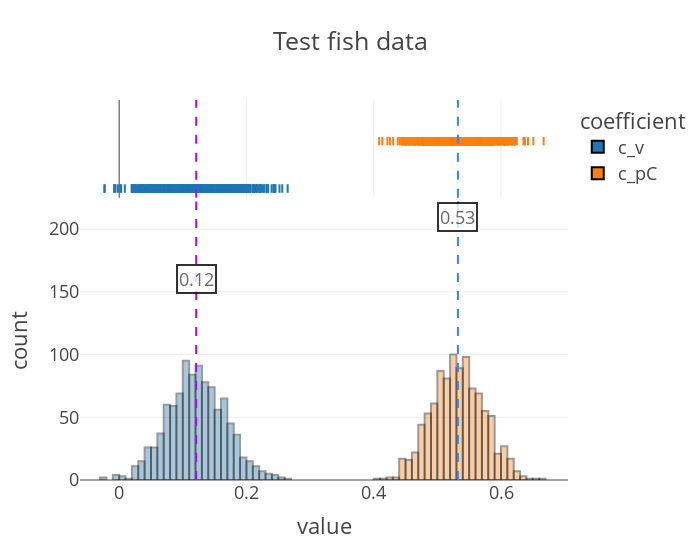

Notebook code for this chart:
### Code cell
# plot the inferred posterior distributions of the coefficients
# Note that the model infers that the random foragers have
# near-zero coefficients for food trace and proximity score.
# The non-zero coefficient for visibility is consistent with the
# fact that the random foragers are mostly likely to move to nearby
# locations (higher visibility score) compared to farther locations.
ftk.plot_coefs(
    samples_test, "Test fish data", nbins=120, ann_start_y=160, ann_break_y=50
)

### Figure 1 — Plotly figure (JSON) as saved in the notebook; plotly's stock layout.template omitted (floating-point values rounded to 4 significant figures; data arrays with more than 128 entries replaced by an {"elided": "..."} marker saying what was removed)
{"data": [{"alignmentgroup": "True", "bingroup": "x", "hovertemplate": "coefficient=c_v<br>value=%{x}<br>count=%{y}<extra></extra>", "legendgroup": "c_v", "marker": {"color": "#1F77B4", "line": {"color": "Black", "width": 2}, "opacity": 0.4, "pattern": {"shape": ""}}, "name": "c_v", "nbinsx": 120, "offsetgroup": "c_v", "orientation": "v", "showlegend": true, "type": "histogram", "x": {"elided": "1000 float values"}, "xaxis": "x", "yaxis": "y"}, {"alignmentgroup": "True", "boxpoints": "all", "fillcolor": "rgba(255,255,255,0)", "hoveron": "points", "hovertemplate": "coefficient=c_v<br>value=%{x}<extra></extra>", "jitter": 0, "legendgroup": "c_v", "line": {"color": "rgba(255,255,255,0)"}, "marker": {"color": "#1F77B4", "line": {"color": "Black", "width": 2}, "symbol": "line-ns-open"}, "name": "c_v", "offsetgroup": "c_v", "showlegend": false, "type": "box", "x": {"elided": "1000 float values"}, "xaxis": "x2", "yaxis": "y2"}, {"alignmentgroup": "True", "bingroup": "x", "hovertemplate": "coefficient=c_pC<br>value=%{x}<br>count=%{y}<extra></extra>", "legendgroup": "c_pC", "marker": {"color": "#FF7F0E", "line": {"color": "Black", "width": 2}, "opacity": 0.4, "pattern": {"shape": ""}}, "name": "c_pC", "nbinsx": 120, "offsetgroup": "c_pC", "orientation": "v", "showlegend": true, "type": "histogram", "x": {"elided": "1000 float values"}, "xaxis": "x", "yaxis": "y"}, {"alignmentgroup": "True", "boxpoints": "all", "fillcolor": "rgba(255,255,255,0)", "hoveron": "points", "hovertemplate": "coefficient=c_pC<br>value=%{x}<extra></extra>", "jitter": 0, "legendgroup": "c_pC", "line": {"color": "rgba(255,255,255,0)"}, "marker": {"color": "#FF7F0E", "line": {"color": "Black", "width": 2}, "symbol": "line-ns-open"}, "name": "c_pC", "offsetgroup": "c_pC", "showlegend": false, "type": "box", "x": {"elided": "1000 float values"}, "xaxis": "x2", "yaxis": "y2"}], "layout": {"annotations": [{"bgcolor": "white", "bordercolor": "black", "borderwidth": 2, "opacity": 0.8, "showarrow": false, "text": "0.12", "x": 0.121, "y": 160}, {"bgcolor": "white", "bordercolor": "black", "borderwidth": 2, "opacity": 0.8, "showarrow": false, "text": "0.53", "x": 0.5323, "y": 210}], "barmode": "overlay", "legend": {"title": {"text": "coefficient"}, "tracegroupgap": 0}, "shapes": [{"line": {"color": "#AA0DFE", "dash": "dash"}, "name": "Median (0.12101088464260101)", "type": "line", "x0": 0.121, "x1": 0.121, "xref": "x", "y0": 0, "y1": 1, "yref": "y domain"}, {"line": {"color": "#AA0DFE", "dash": "dash"}, "name": "Median (0.12101088464260101)", "type": "line", "x0": 0.121, "x1": 0.121, "xref": "x2", "y0": 0, "y1": 1, "yref": "y2 domain"}, {"line": {"color": "#3283FE", "dash": "dash"}, "name": "Median (0.5322875380516052)", "type": "line", "x0": 0.5323, "x1": 0.5323, "xref": "x", "y0": 0, "y1": 1, "yref": "y domain"}, {"line": {"color": "#3283FE", "dash": "dash"}, "name": "Median (0.5322875380516052)", "type": "line", "x0": 0.5323, "x1": 0.5323, "xref": "x2", "y0": 0, "y1": 1, "yref": "y2 domain"}], "title": {"text": "Test fish data"}, "width": 700, "xaxis": {"anchor": "y", "domain": [0, 1], "title": {"text": "value"}}, "xaxis2": {"anchor": "y2", "domain": [0, 1], "matches": "x", "showgrid": true, "showticklabels": false}, "yaxis": {"anchor": "x", "domain": [0, 0.7326], "title": {"text": "count"}}, "yaxis2": {"anchor": "x2", "domain": [0.7426, 1], "matches": "y2", "showgrid": false, "showline": false, "showticklabels": false, "ticks": ""}}}
